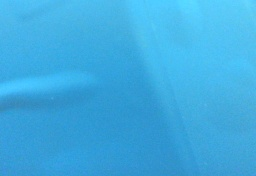
#> input picture 09_opencv/lan.jpg, 256 x 176 px
$ python test.py image3.jpg   (Python 2 division)   (older library calls are emulated)
#> lines starting #> are read from the running program, lines starting #| are printed output that depends on the picture; after the words box and inside, x2 and y2 are one past the last pixel; in counts of white or black regions, pixels touching at a corner belong together
### 09_opencv/video.py
'''
Created on Jan 12, 2015

@author: Administrator
'''
#!/usr/bin/env python

'''
Video capture sample.

Sample shows how VideoCapture class can be used to acquire video
frames from a camera of a movie file. Also the sample provides
an example of procedural video generation by an object, mimicking
the VideoCapture interface (see Chess class).

'create_capture' is a convinience function for capture creation,
falling back to procedural video in case of error.

Usage:
    video.py [--shotdir <shot path>] [source0] [source1] ...'

    sourceN is an
     - integer number for camera capture
     - name of video file
     - synth:<params> for procedural video

Synth examples:
    synth:bg=../cpp/lena.jpg:noise=0.1
    synth:class=chess:bg=../cpp/lena.jpg:noise=0.1:size=640x480

Keys:
    ESC    - exit
    SPACE  - save current frame to <shot path> director

'''

import numpy as np
import cv2
from time import clock
from numpy import pi, sin, cos
import common

class VideoSynthBase(object):
    # [15 lines left out: function __init__, not called in this run]

    def render(self, dst):
        pass

    # [15 lines left out: function read, not called in this run]

    def isOpened(self):
        return True

class Chess(VideoSynthBase):
    # [45 lines left out: functions __init__, draw_quads, render, not called in this run]


classes = dict(chess=Chess)

presets = dict(
    empty = 'synth:',
    lena = 'synth:bg=../cpp/lena.jpg:noise=0.1',
    chess = 'synth:class=chess:bg=../cpp/lena.jpg:noise=0.1:size=640x480'
)


def create_capture(source = 0, fallback = presets['chess']):
    '''source: <int> or '<int>|<filename>|synth [:<param_name>=<value> [:...]]'
    '''
    source = str(source).strip()
    chunks = source.split(':')
    # hanlde drive letter ('c:', ...)
    if len(chunks) > 1 and len(chunks[0]) == 1 and chunks[0].isalpha():
        chunks[1] = chunks[0] + ':' + chunks[1]
        del chunks[0]

    source = chunks[0]
    try: source = int(source)
    except ValueError: pass
    params = dict( s.split('=') for s in chunks[1:] )

    cap = None
    if source == 'synth':
        Class = classes.get(params.get('class', None), VideoSynthBase)
        try: cap = Class(**params)
        except: pass
    else:
        cap = cv2.VideoCapture(source)
        params["size"] = "320x240"
        if 'size' in params:
            w, h = map(int, params['size'].split('x'))
            cap.set(cv2.cv.CV_CAP_PROP_FRAME_WIDTH, w)
            cap.set(cv2.cv.CV_CAP_PROP_FRAME_HEIGHT, h)
    if cap is None or not cap.isOpened():
        print 'Warning: unable to open video source: ', source
        if fallback is not None:
            return create_capture(fallback, None)
    return cap

# [30 lines that do not run on import are left out]

### 09_opencv/test.py
#!/usr/bin/env python
# -*- coding: utf-8 -*-

import numpy as np
import cv2
import serial

# [4 lines of commented-out code are left out]
import video
from matplotlib import pyplot as plt

class App(object):
    def __init__(self, color):
#> called with color = 'image3.jpg'
        self.cam = video.create_capture(0)
# [8 lines of commented-out code are left out]
        cv2.namedWindow('camshift')
        if color == 0:
            self.roi = cv2.imread( 'hong.jpg' )
            self.flag = "Hong"
        else :
            self.flag = "Lan"
            self.roi = cv2.imread('lan.jpg')
#> self.roi is the input picture: shape (176, 256, 3); mean B, G, R 224.9, 171.8, 62.5
            self.selection = None
            self.tracking_state = 0
            self.show_backproj = False
#         self.ser = serial.Serial('/dev/ttyAMA0',115200,timeout=0.5)


    def start(self):
        self.tracking_state = 0
        #x, y = np.int16([220, 110]) # BUG
        if self.flag == 'Hong':
                self.selection = (4, 6, 407, 304)
        else:
            self.selection = (40, 54, 296, 230)
            self.tracking_state = 1
    #        print "start"

    def show_hist(self):
        bin_count = self.hist.shape[0]
        bin_w = 24
        img = np.zeros((256, bin_count*bin_w, 3), np.uint8)
        for i in xrange(bin_count):
            h = int(self.hist[i])
            cv2.rectangle(img, (i*bin_w+2, 255), ((i+1)*bin_w-2, 255-h), (int(180.0*i/bin_count), 255, 255), -1)
        img = cv2.cvtColor(img, cv2.COLOR_HSV2BGR)
        cv2.imshow('hist', img)

    def run(self):
        roi = self.roi
        self.start()
        while True:
#         for frame in self.cam.capture_continuous(self.rCa, format='bgr', use_video_port=True):
            ret, self.frame = self.cam.read()
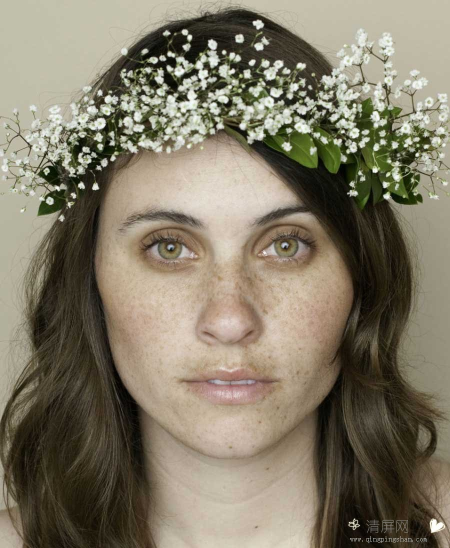
#> input picture 09_opencv/image3.jpg, 900 x 1096 px, given in place of the camera (shown at 1/2 size)
#> self.frame is the input picture: shape (1096, 900, 3); mean B, G, R 102.8, 121.7, 129.7
#             self.frame = frame.array
            vis = self.frame.copy()
#             vis = copy.deepcopy(self.frame)
            hsv = cv2.cvtColor(self.frame, cv2.COLOR_BGR2HSV)
#> hsv: shape (1096, 900, 3); mean H, S, V 22.9, 73.6, 130.6
            mask = cv2.inRange(hsv, np.array((0., 60., 32.)), np.array((180., 255., 255.)))
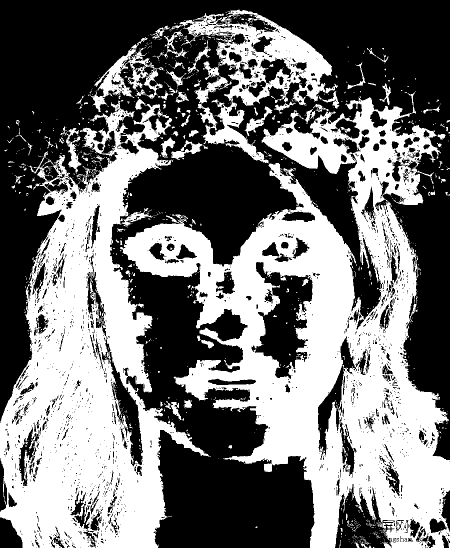
#> mask: shape (1096, 900) (shown at 1/2 size); 45.3% white; 1071 white regions (962 under 20 px), largest, box (x1, y1, x2, y2) and area: (240, 182, 900, 1096) 228715, (0, 198, 422, 1096) 168344, (338, 19, 676, 327) 28303
#             self.selection = 1

            if self.selection:
#                 x0, y0, x1, y1 = 220, 110, 358, 245
                x0, y0, x1, y1 = self.selection
                self.track_window = (x0, y0, x1-x0, y1-y0)
#                 hsv_roi = hsv[y0:y1, x0:x1]
#                 mask_roi = mask[y0:y1, x0:x1]
                hsv_roi = cv2. cvtColor(roi,cv2. COLOR_BGR2HSV)
#> hsv_roi: shape (176, 256, 3); mean H, S, V 99.8, 184.6, 224.9
                mask_roi = cv2.inRange(hsv_roi, np.array((0., 60., 32.)), np.array((180., 255., 255.)))
#> mask_roi: shape (176, 256); every value is 255
                #一维直方图
                hist = cv2.calcHist( [hsv_roi], [0], mask_roi, [16], [0, 180] )
#> hist = [0, 0, 0, 0, 0, 0, 0, 0, 44551, 505, 0, 0, 0, 0, 0, 0]
                #二维直方图
#                 hist = cv2.calcHist( [hsv_roi], [0,2],None, [180,256], [0, 180,0 , 255] )

                cv2.normalize(hist, hist, 0, 255, cv2.NORM_MINMAX);
                self.hist = hist.reshape(-1)
#> self.hist = [0, 0, 0, 0, 0, 0, 0, 0, 255, 2.89, 0, 0, 0, 0, 0, 0]
                #二维直方图显示
#                 plt.imshow(hist,interpolation = 'nearest')
#                 plt.show()
                self.show_hist()
#> the loop in show_hist, `for i in xrange(bin_count):` made 16 passes
#> h on passes 1 to 12: 0, 0, 0, 0, 0, 0, 0, 0, 255, 2, 0, 0
#> after the loop in show_hist, `for i in xrange(bin_count):`:
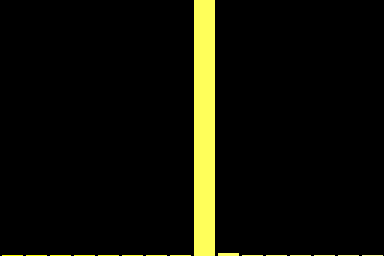
#> img: shape (256, 384, 3); mean of channels 0, 1, 2 5.2, 14.9, 14.9; drawn as B, G, R

                vis_roi = vis[y0:y1, x0:x1]
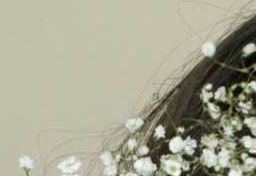
#> vis_roi: shape (176, 256, 3); mean B, G, R 145.9, 165.2, 166.8
                cv2.bitwise_not(vis_roi, vis_roi)
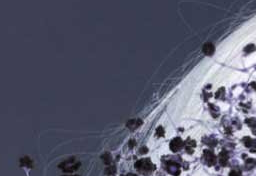
#> vis_roi: shape (176, 256, 3); mean B, G, R 109.1, 89.8, 88.2
                vis[mask == 0] = 0
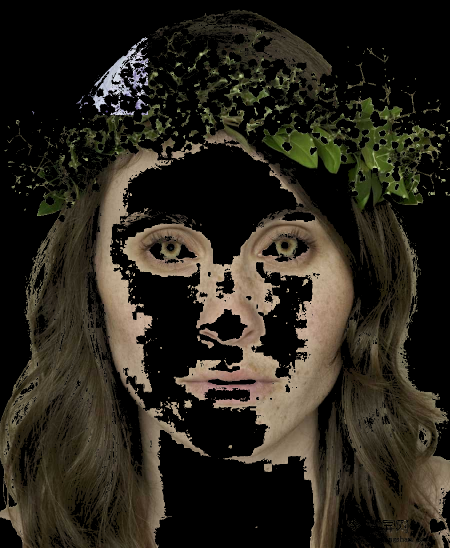
#> vis: shape (1096, 900, 3) (shown at 1/2 size); mean B, G, R 27.8, 37.1, 41.5

            if self.tracking_state == 1:
                self.selection = None
                prob = cv2.calcBackProject([hsv], [0], self.hist, [0, 180], 1)
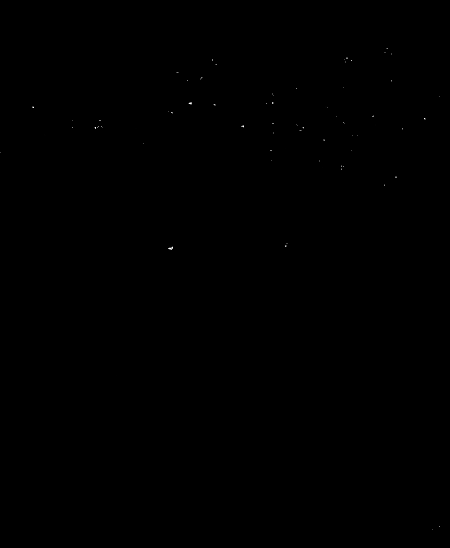
#> prob: shape (1096, 900) (shown at 1/2 size); min 0, max 255, mean 0.1
                prob &= mask
#> prob: shape (1096, 900); 0.05% of pixels changed, all inside (x1, y1, x2, y2) = (0, 96, 880, 1060)
                term_crit = ( cv2.TERM_CRITERIA_EPS | cv2.TERM_CRITERIA_COUNT, 10, 1 )
#> term_crit = (3, 10, 1)
                track_box, self.track_window = cv2.CamShift(prob, self.track_window, term_crit)
#> track_box = ((0, 0), (0, 0), 0); self.track_window = (30, 44, 276, 196)
#                 if track_box[0][1] <= 240:
#             self.ser.write(str(int(track_box[0][0])-320) + " " + str(int(track_box[0][1])-240))
#             print str(int(track_box[0][0])-320) + " " + str(int(track_box[0][1])-240)
                if track_box[1][1] <= 1:
                    self.tracking_state = 0
                    self.start()
                else:
                    if self.show_backproj:
                        vis[:] = prob[...,np.newaxis]
                    try:
                        cv2.ellipse(vis, track_box, (0, 0, 255), 2)
#                         print track_box
                        a = str(track_box[0][0])+" "+str(track_box[0][1])+" "+str(round(track_box[1][0],2))\
                                       +" "+str(round(track_box[1][1],2))+" "+str(round(track_box[2],2))+"\r\n"
                        print a
#                         self.ser.write(a)
                    except: print track_box

            cv2.imshow('camshift', vis)

            ch = 0xFF & cv2.waitKey(5)
#> (key Esc is pressed here)
            if ch == 27:
                break
            if ch == ord('b'):
                self.show_backproj = not self.show_backproj
            if ch == ord('r'):
                self.tracking_state = 0
                self.start()
        cv2.destroyAllWindows()


if __name__ == '__main__':
    import sys
    try: color = sys.argv[1]
    except: color = 1
    print __doc__
    a = App(color)
    a.run()
